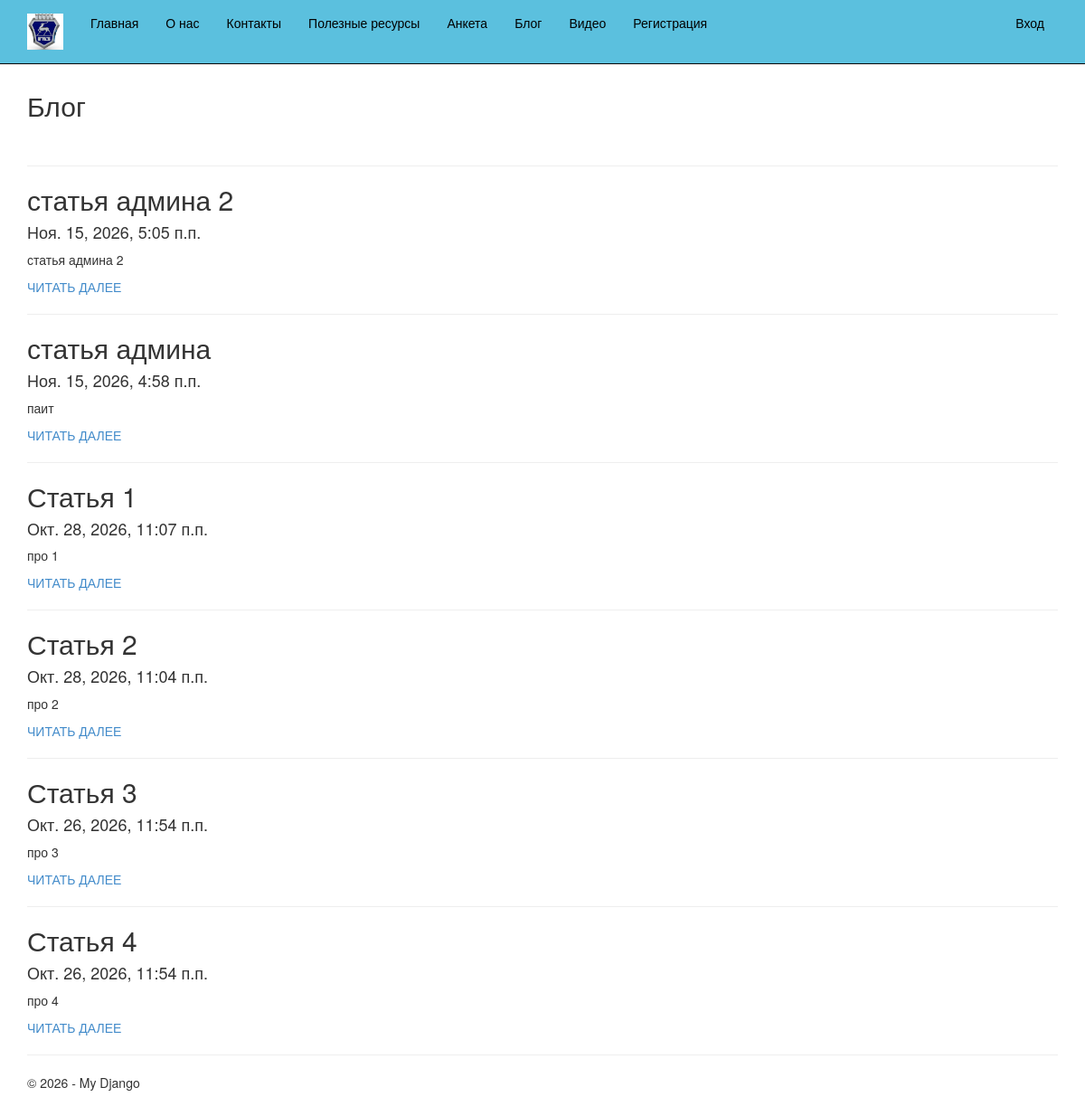
Screenshot of /blog/ with the database file from the repository.
### app/models.py (models this page shows, shortened)
class Blog(models.Model):
    author = models.ForeignKey(
        User, null=True, blank=True, on_delete=models.SET_NULL, verbose_name="Автор"
    )
    image = models.FileField(default="temp.jpg", verbose_name="Путь к картинке")
    title = models.CharField(
        max_length=100, unique_for_date="posted", verbose_name="Заголовок"
    )
    description = models.TextField(verbose_name="Крапткое содержание")
    content = models.TextField(verbose_name="Полное содержание")
    posted = models.DateTimeField(
        default=datetime.now(), db_index=True, verbose_name="Опубликована"
    )
    class Meta:
        db_table = "Posts"  #  Имя таблицы для модели
        ordering = [
            "-posted"
        ]  # порядок сортировки данных в модели (минус "-"  означает по убыванию)
        verbose_name = "Статья блога"  # имя, под которым модель будет отображаться в алминистративном разделе, для одной статьи блога
        verbose_name_plural = "Статьи блога"  # тоже для всех статей блога

### app/views.py (the view)
# urls.py: path('blog/', views.blog, name='blog'),
def blog(request):
    posts = Blog.objects.all() # запрос на выбор всех статей блога из модели
    assert isinstance(request, HttpRequest)
    return render(
            request,
            "app/blog.html",
            {
               "title": "Блог",
               "posts": posts, # передача списка статей в шаблон вебстраницы
               "year" : datetime.now().year,
                }
            )

### app/templates/app/blog.html
{% extends "app/layout.html" %}
{% block content %}
<h2>{{ title }}</h2>
<br />
{% for post in posts %}
<hr />
<div class ="">
    <h2>{{ post.title }}</h2>
    <h4>{{ post.posted }}</h4>
    <p>{{ post.description}}</p>
    <p><a href="{% url 'blogpost' parametr=post.id %}"> ЧИТАТЬ ДАЛЕЕ </a></p>
</div>
{% endfor %}
{% endblock %}

### app/templates/app/layout.html (shortened to what this page needs)
<!DOCTYPE html>
<html>
<head>
    {% load static %}
    <link rel="stylesheet" type="text/css" href="{% static 'app/content/bootstrap.css' %}" />
    <link rel="stylesheet" type="text/css" href="{% static 'app/content/site.css' %}" />
</head>
<body>
    <div class="navbar navbar-inverse navbar-fixed-top">
        <div class="container">
            <div class="navbar-header">
                <a href="/" class="navbar-brand"> <img src="{% static 'app/content/GAZ_logo.jpg' %}" width="40" height="40" alt="logo" /> </a>
            </div>
            <div class="navbar-collapse collapse">
                <ul class="nav navbar-nav">
                    <li><a href="{% url 'home' %}">Главная</a></li>
                    <li><a href="{% url 'about' %}">О нас</a></li>
                    <li><a href="{% url 'contact' %}">Контакты</a></li>
                    <li><a href="{% url 'links' %}">Полезные ресурсы</a></li>
                    <li><a href="{% url 'anketa' %}">Анкета</a></li>
                    <li><a href="{% url 'blog' %}">Блог</a></li>
                    <li><a href="{% url 'videopost' %}">Видео</a></li>
                    {% if not user.is_authenticated %}
                    <li><a href="{% url 'registration' %}">Регистрация</a></li>
                    {% endif %}
                </ul>
                {% include 'app/loginpartial.html' %}
            </div>
        </div>
    </div>
    <div class="container body-content">
{% block content %}{% endblock %}
        <hr/>
        <footer>
            <p>&copy; {{ year }} - My Django</p>
        </footer>
    </div>
</body>
</html>

### app/templates/app/loginpartial.html
{% if user.is_authenticated %}
<form id="logoutForm" action="/logout/" method="post" class="navbar-right">
    {% csrf_token %}
    <ul class="nav navbar-nav navbar-right">
        <li><span class="navbar-brand">Здравствуйте {{ user.username }}!</span></li>
        <li><a href="javascript:document.getElementById('logoutForm').submit()">Выход</a></li>
    </ul>
</form>
{% else %}
<ul class="nav navbar-nav navbar-right">
    <li><a href="{% url 'login' %}">Вход</a></li>
</ul>
{% endif %}

### app/static/app/content/site.css (style rules this page uses)
body { padding-top: 80px; padding-bottom: 20px; }
.body-content { padding-left: 15px; padding-right: 15px; }

### rows the page displays
Blog: title "статья админа 2", posted "Ноя. 15, 2026, 5:05 п.п.", description "статья админа 2"
Blog: title "статья админа", posted "Ноя. 15, 2026, 4:58 п.п.", description "паит"
Blog: title "Статья 1", posted "Окт. 28, 2026, 11:07 п.п.", description "про 1"
Blog: title "Статья 2", posted "Окт. 28, 2026, 11:04 п.п.", description "про 2"
Blog: title "Статья 3", posted "Окт. 26, 2026, 11:54 п.п.", description "про 3"
Blog: title "Статья 4", posted "Окт. 26, 2026, 11:54 п.п.", description "про 4"

### other values shown
{{ title }} "Блог"
